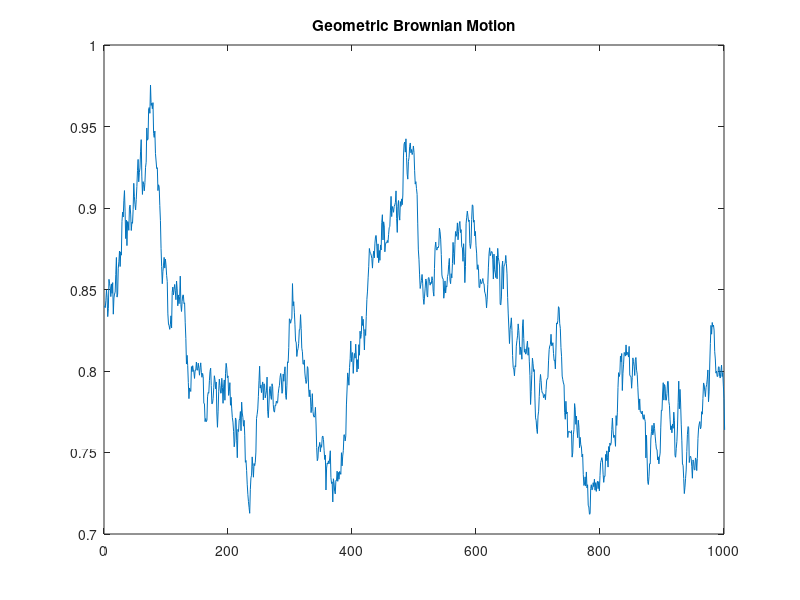

Recreate this plot in MATLAB.
clear all
close all
clc

% user inputs parameters
disp('Please input method type as: 1 - Direct Integration, 2 - Euler Scheme') ;
disp(' ') ;
method = input('Input method ');
disp(' ') ;

% set parameters
n     = 1;
x0    = 0.84;
mu    = 0.02;
sigma = sqrt(0.1);
delta = 1 / 1000;

% main computation
t     = (0:ceil(n / delta));
sizet = size(t);
for i = 1:sizet(1, 2)
    aux(i) = 1;
end
x    = aux';
x(1) = x0;
no   = normrnd(0, 1, sizet(1, 2) - 1, 1) * sqrt(delta);

if method == 1 
    x = x0 * exp(cumsum((mu - 0.5 * sigma ^ 2) * delta + sigma .* no));
    x = [x0; x];
else
    i = 2;
    while (i <= sizet(1, 2))
        x(i) = x(i - 1) + mu * x(i - 1) * delta + sigma * x(i - 1) * no(i - 1);
        i    = i + 1;
    end
end

% output
plot(x)
title('Geometric Brownian Motion')
xlim([0 1000])